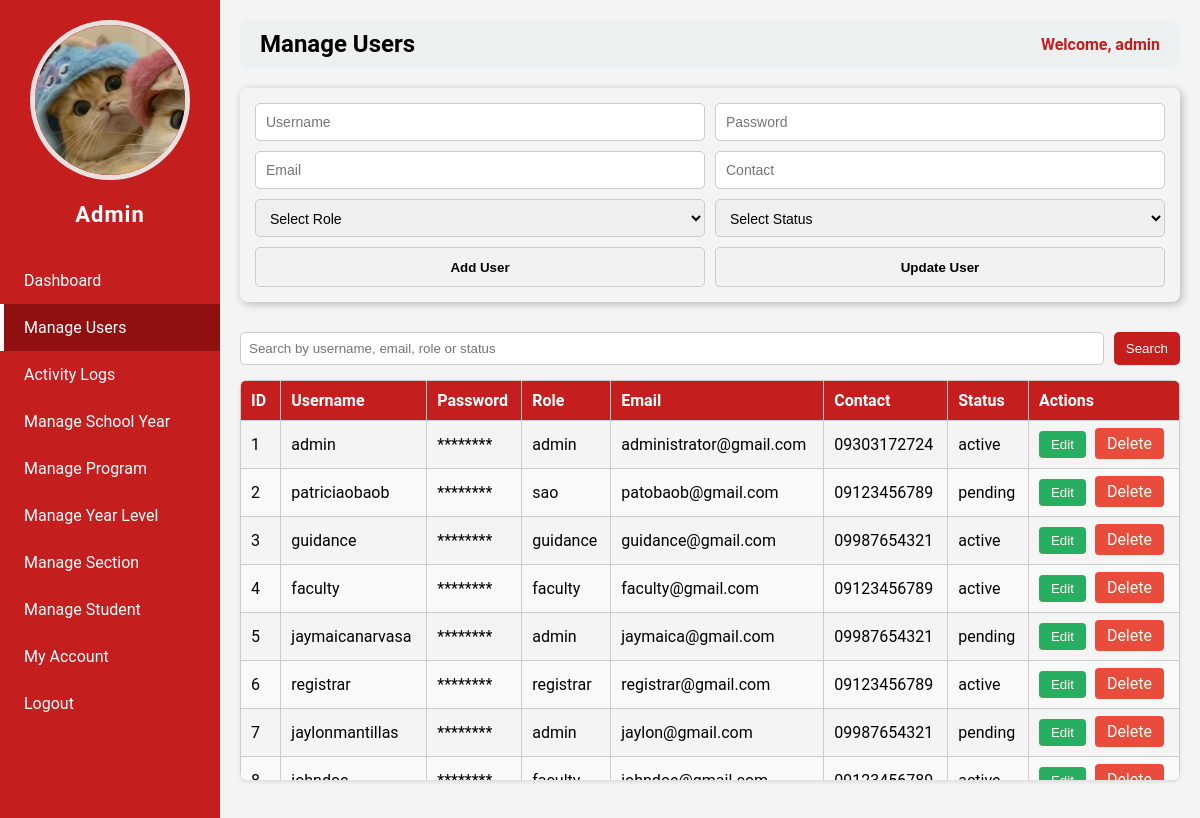
/admin.php?page=manage_users (signed in), run on an earlier commit of the app's database.
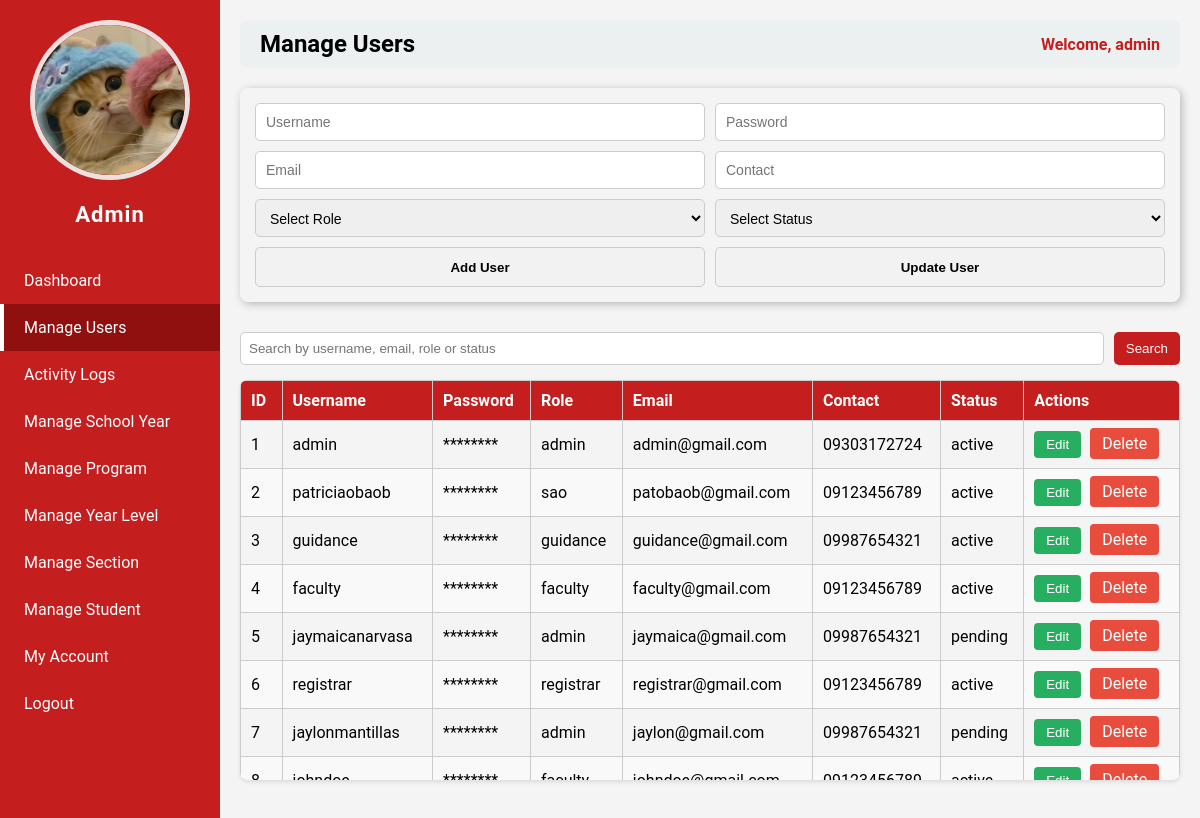
And on a later commit of the database.
### tables this page shows
CREATE TABLE `users` (
  `id` int(11) NOT NULL,
  `username` varchar(50) NOT NULL,
  `password` varchar(255) NOT NULL,
  `role` varchar(50) NOT NULL,
  `email` varchar(255) NOT NULL,
  `contact` varchar(50) NOT NULL,
  `status` varchar(50) NOT NULL,
  `img` varchar(255) NOT NULL
);

### admin_pages/manage_users.php (the view, shortened to what the changed rows need)
<?php
$host = "localhost";
$dbname = "studisciplink";
$user = "root";
$pass = "";
try {
    $pdo = new PDO("mysql:host=$host;dbname=$dbname", $user, $pass);
    $pdo->setAttribute(PDO::ATTR_ERRMODE, PDO::ERRMODE_EXCEPTION);
    $admin_id = $_SESSION['user_id'] ?? 0;
    $search = isset($_GET['search']) ? trim($_GET['search']) : '';
    if ($search) {
        $stmt = $pdo->prepare("SELECT * FROM users
                               WHERE username LIKE ?
                               OR email LIKE ?
                               OR role LIKE ?
                               OR status LIKE ?
                               ORDER BY id ASC");
        $stmt->execute(["%$search%", "%$search%", "%$search%", "%$search%"]);
        logAction($pdo, $admin_id, "Searched a user: $search");
    } else {
        $stmt = $pdo->query("SELECT * FROM users ORDER BY id ASC");
    }
    $users = $stmt->fetchAll(PDO::FETCH_ASSOC);
} catch(PDOException $e) {
    echo "<p style='color:red;'>Database error: ".$e->getMessage()."</p>";
}
?>
<div class="table-container">
    <table class="users-table">
        <thead>
            <tr>
                <th>ID</th>
                <th>Username</th>
                <th>Password</th>
                <th>Role</th>
                <th>Email</th>
                <th>Contact</th>
                <th>Status</th>
                <th>Actions</th>
            </tr>
        </thead>
        <tbody>
            <?php foreach($users as $user): ?>
            <tr>
                <td><?php echo $user['id']; ?></td>
                <td><?php echo $user['username']; ?></td>
                <td>********</td>
                <td><?php echo $user['role']; ?></td>
                <td><?php echo $user['email']; ?></td>
                <td><?php echo $user['contact']; ?></td>
                <td><?php echo $user['status']; ?></td>
                <td>
                    <button class="btn-edit" onclick="editUser(<?php echo htmlspecialchars(json_encode($user)); ?>)">Edit</button>
                    <a class="btn-delete" href="?page=manage_users&delete=<?php echo $user['id']; ?>" onclick="return confirm('Are you sure?')">Delete</a>
                </td>
            </tr>
            <?php endforeach; ?>
        </tbody>
    </table>
</div>

### admin.php (shortened to what the changed rows need)
<?php
require 'db_connect.php';
$id = $_SESSION['user_id'];
$stmt = $pdo->prepare("SELECT * FROM users WHERE id=?");
$stmt->execute([$id]);
$user = $stmt->fetch(PDO::FETCH_ASSOC);
$page = isset($_GET['page']) ? $_GET['page'] : 'dashboard';
?>
<!DOCTYPE html>
<html>
<head>
</head>
<body>
<div class="sidebar">
    <div class="column profile-photo">
        <?php if (!empty($user['img'])): ?>
            <img src="<?php echo htmlspecialchars($user['img']); ?>" alt="Profile Image">
        <?php else: ?>
            <img src="default.png" alt="Profile Image">
        <?php endif; ?>
    </div>
    <h2>Admin</h2>
</div>
<div class="main-content">
    <div class="header">
        <h2><?php echo str_replace('_',' ', $page); ?></h2>
    </div>
    <div class="content">
        <?php
        $file = "admin_pages/{$page}.php";
        if(file_exists($file)){
            include $file;
        } else {
            echo "<p>Page not found.</p>";
        }
        ?>
    </div>
</div>
</body>
</html>

What changed in the data, as far as the page shows it:
changed users id 1: email "administrator@gmail.com" → "admin@gmail.com"
changed users "patriciaobaob": status "pending" → "active"
